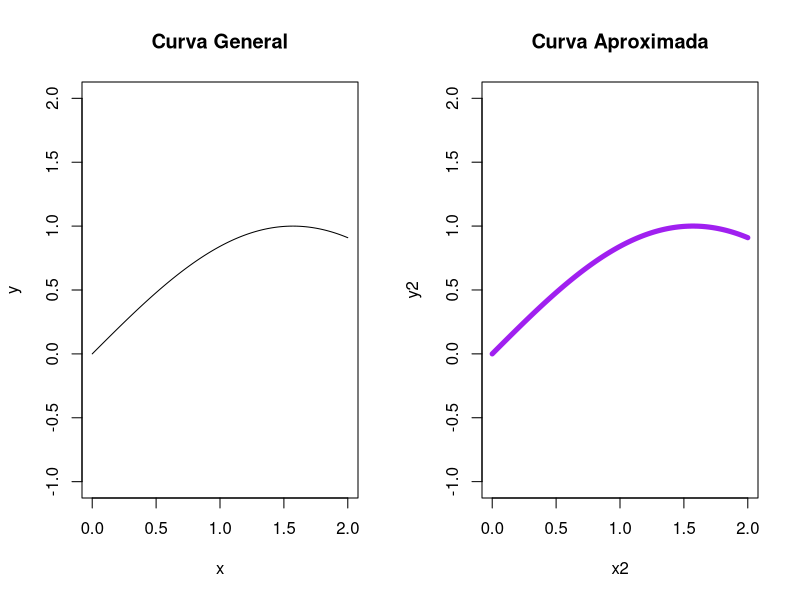

Source code (R):
f = function(x)
{
  return (sin(x))
}

longitudCurva = function(a,b,n)
{
  cont = 0
  datos = seq(a,b,by=((b-a)/n))
  i = 1
  for(i in 1:(length(datos)-1))
  {
    deltaY = f(datos[i+1])-f(datos[i])
    deltaX = datos[i+1]-datos[i]
    
    calculo = sqrt(1+(deltaY/deltaX)^2)*deltaX
    cont = cont + calculo
  }
  return(c(cont,datos))
}

graficar = function(datos, a, b, paso, extra)
{
  x = seq(a,b,by=((b-a)/n))
  y = f(x)
  x2 = seq(a,b,by=((b-a)/m))
  y2= f(x2)
  par(mfrow=c(1,2))
  plot(x,y,type="l",asp=1,main="Curva General")
  plot(x2,y2,type="l",asp=1,main="Curva Aproximada")
  lines(datos,f(datos),col="purple",lwd=5)
}

a = 0
b = 2
n = 1000
m=10
l = longitudCurva(a,b,n)
longuitudAImprimir = (l[1] * pi)

cat(l[1])
datos = l[2:length(l)]

graficar(datos,a,b,n,m)

print(paste("La longuitud de la curva es: "))
print(paste(longuitudAImprimir))

datos
